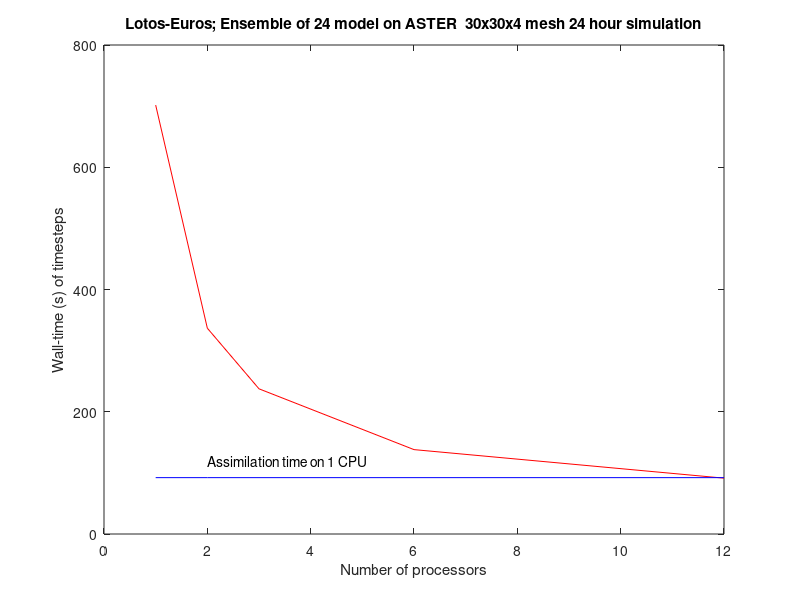
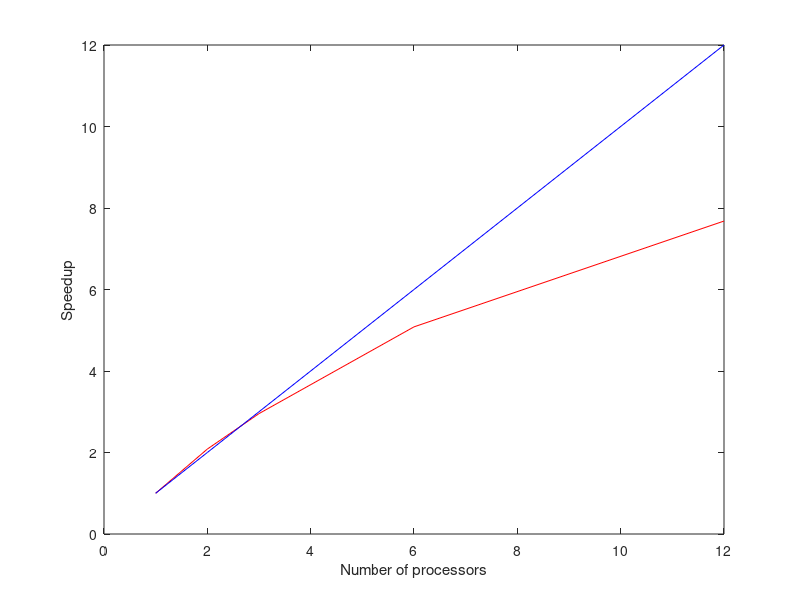
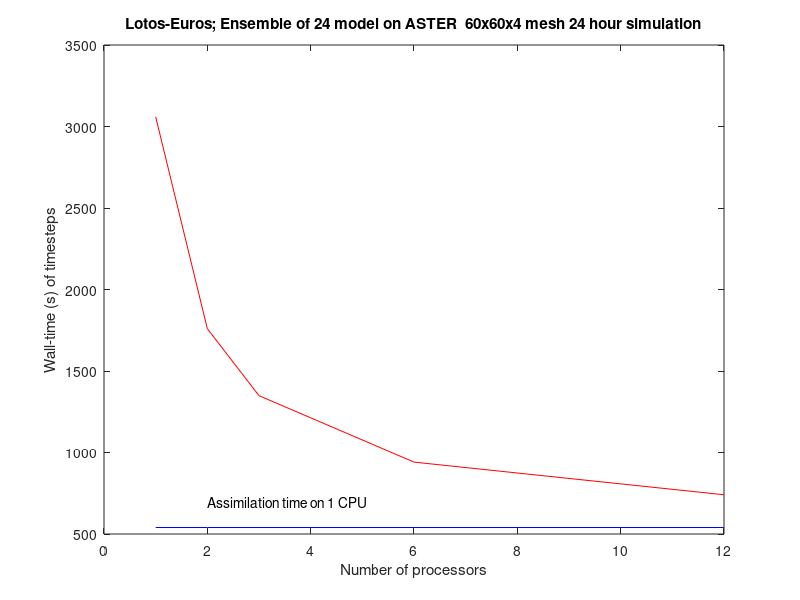
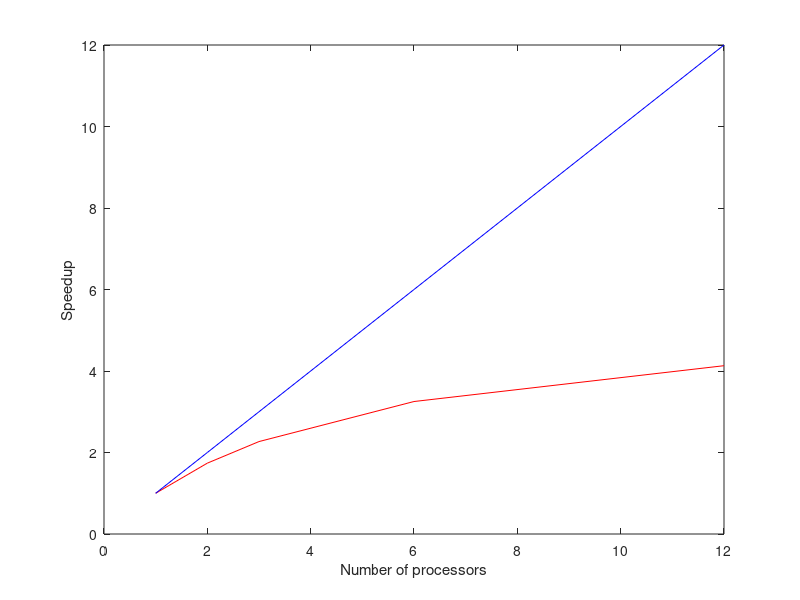

Source code (MATLAB) for these figures, in order:
%Aster 30x30x4  24 UUR

timestep(1) = 701.748992919922;
assim    = 92.2109680175781;


timestep(2) = 336.705993652344;

timestep(3) = 237.515014648438;

timestep(4) = 138.054016113281;

timestep(5) =91.3769836425781;

nproc=[1,2,3,6,12];
assim_seq=assim*ones(size(nproc));

plot(nproc,timestep,'r'); hold on
plot(nproc,assim_seq,'b'); hold off
title('Lotos-Euros; Ensemble of 24 model on ASTER  30x30x4 mesh 24 hour simulation')
xlabel ("Number of processors");
ylabel ("Wall-time (s) of timesteps");
y=assim*1.3;
text(2,y,'Assimilation time on 1 CPU')

print aster_30_24.eps -depsc 


speedup=ones(size(timestep))./timestep*timestep(1);

plot(nproc,speedup,'r'); hold on;
plot(nproc,nproc,'b'); hold off;
xlabel ("Number of processors");
ylabel ("Speedup");

print aster_30_24_su.eps -depsc 



%Aster 60x60x4  24 UUR

timestep(1) = 3059.37399291992;
assim    = 539.819000244141;


timestep(2) =  1759.47000122070;

timestep(3) = 1348.66299438477;

timestep(4) = 941.031005859375;

timestep(5) =740.764007568359;

nproc=[1,2,3,6,12];
assim_seq=assim*ones(size(nproc));

plot(nproc,timestep,'r'); hold on
plot(nproc,assim_seq,'b'); hold off
title('Lotos-Euros; Ensemble of 24 model on ASTER  60x60x4 mesh 24 hour simulation')
xlabel ("Number of processors");
ylabel ("Wall-time (s) of timesteps");
y=assim*1.3;
text(2,y,'Assimilation time on 1 CPU')

print aster_60_24.eps -depsc 


speedup=ones(size(timestep))./timestep*timestep(1);

plot(nproc,speedup,'r'); hold on;
plot(nproc,nproc,'b'); hold off;
xlabel ("Number of processors");
ylabel ("Speedup");

print aster_60_24_su.eps -depsc 









if 0

%Laptop 30x30
nl=[1 2];
t30_as=1.67199707031250;
t30l=[43.9119873046875, 29.8649902343750];
t30lp=(t30l-t30_as);

t30l=t30l/t30l(1);
t30lp=t30lp/t30lp(1);


%Laptop 60x60
t60_as=44.6970214843750;
t60l=[234.566986083984, 164.756011962891];
t60lp=(t60l-t60_as);

t60l=t60l/t60l(1);
t60lp=t60lp/t60lp(1);

%Aster 30x30
na=[1 2 4 6 12];
t30a_as=3.07702636718750;
t30a=[51.1059875488281, 39.2750244140625, 27.8359985351562, 22.1260070800781, 18.4869995117188];
t30ap=(t30a-t30a_as);

t30a=t30a/t30a(1);
t30ap=t30ap/t30ap(1);


t30l=t30l.^-1;
t60l=t60l.^-1;
t30a=t30a.^-1;

figure(1);
title('Relative time');
hold off;
plot(nl,[t30l' t60l'])
hold on;
plot(na,t30a')
legend('Centrino duo: 30x30x4','Centrino duo: 60x60x4','Aster 30x30x4');
hold off;

t30lp=t30lp.^-1;
t60lp=t60lp.^-1;
t30ap=t30ap.^-1;

figure(2);
title('Relative time -no sequential assim');
hold off;
plot(nl,[t30lp' t60lp'])
hold on;
plot(na,t30ap')
legend('Centrino duo: 30x30x4','Centrino duo: 60x60x4','Aster 30x30x4');
hold off;

end




